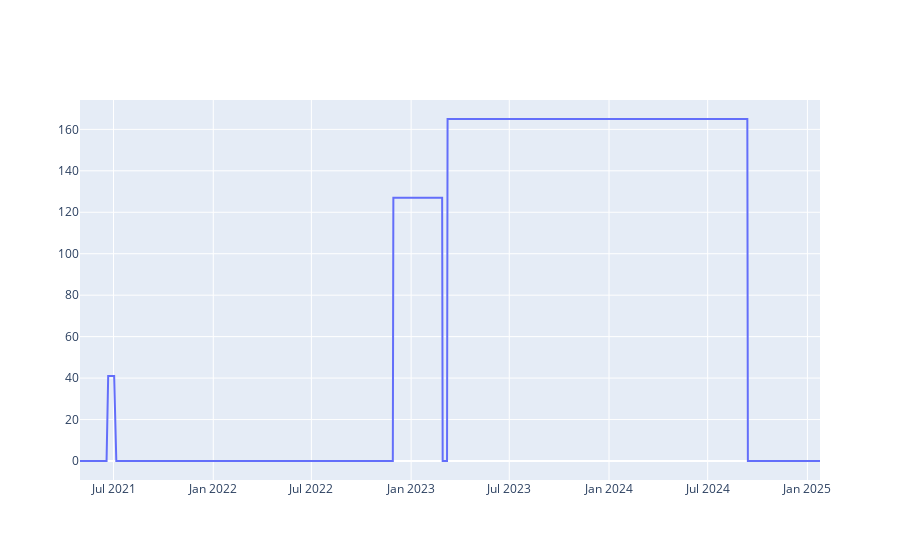

The code cell stored with this chart in its notebook:
### Code cell
fig = go.Figure()

fig.add_trace(go.Scatter(x=raw_bngo['timestamp'], y=raw_bngo['number'], mode='lines', name='Close'))
# fig.add_trace(go.Scatter(x=raw_bngo['timestamp'], y=raw_bngo['number'], mode='lines', name='n'))
fig.show()

### Figure 1 — Plotly figure (JSON) as saved in the notebook; plotly's stock layout.template omitted (floating-point values rounded to 4 significant figures; data arrays with more than 128 entries replaced by an {"elided": "..."} marker saying what was removed)
{"data": [{"mode": "lines", "name": "Close", "type": "scatter", "x": {"elided": "939 str values"}, "y": {"elided": "939 int values"}}], "layout": {}}
